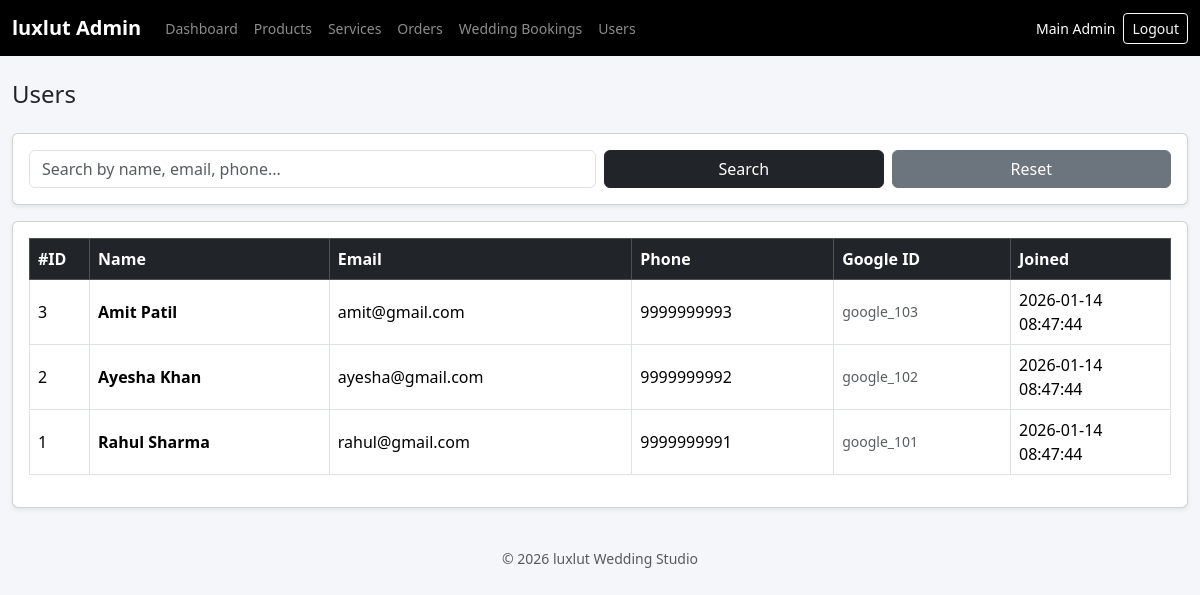
The page /admin/users/list.php (signed in) on the database its author committed.
### tables this page shows
CREATE TABLE `users` (
  `id` int(11) NOT NULL,
  `google_id` varchar(255) DEFAULT NULL,
  `name` varchar(100) DEFAULT NULL,
  `email` varchar(100) DEFAULT NULL,
  `phone` varchar(20) DEFAULT NULL,
  `created_at` timestamp NOT NULL DEFAULT current_timestamp()
);

### admin/users/list.php (the view, shortened to what this page needs)
<?php
require_once "../includes/header.php";
require_once "../../backend/config/database.php";
$search = trim($_GET['search'] ?? '');
$searchLike = "%" . $search . "%";
if ($search !== '') {
    $stmt = mysqli_prepare($conn, "
        SELECT * FROM users
        WHERE name LIKE ? OR email LIKE ? OR phone LIKE ?
        ORDER BY id DESC
    ");
    mysqli_stmt_bind_param($stmt, "sss", $searchLike, $searchLike, $searchLike);
    mysqli_stmt_execute($stmt);
    $result = mysqli_stmt_get_result($stmt);
} else {
    $result = mysqli_query($conn, "SELECT * FROM users ORDER BY id DESC");
}
?>
<h4 class="mb-4">Users</h4>
<div class="card shadow-sm mb-3">
    <div class="card-body">
        <form class="row g-2" method="GET">
            <div class="col-md-6 col-12">
                <input type="text" name="search" class="form-control"
                       placeholder="Search by name, email, phone..."
                       value="<?= htmlspecialchars($search) ?>">
            </div>
            <div class="col-md-3 col-6">
                <button class="btn btn-dark w-100" type="submit">Search</button>
            </div>
            <div class="col-md-3 col-6">
                <a class="btn btn-secondary w-100" href="list.php">Reset</a>
            </div>
        </form>
    </div>
</div>
<div class="card shadow-sm">
    <div class="card-body table-responsive">
        <table class="table table-bordered table-hover align-middle">
            <thead class="table-dark">
                <tr>
                    <th width="60">#ID</th>
                    <th>Name</th>
                    <th>Email</th>
                    <th>Phone</th>
                    <th>Google ID</th>
                    <th width="160">Joined</th>
                </tr>
            </thead>
            <tbody>
            <?php while ($u = mysqli_fetch_assoc($result)): ?>
                <tr>
                    <td><?= (int)$u['id'] ?></td>
                    <td><strong><?= htmlspecialchars($u['name'] ?? '-') ?></strong></td>
                    <td><?= htmlspecialchars($u['email'] ?? '-') ?></td>
                    <td><?= htmlspecialchars($u['phone'] ?? '-') ?></td>
                    <td class="text-muted small"><?= htmlspecialchars($u['google_id'] ?? '-') ?></td>
                    <td><?= htmlspecialchars($u['created_at'] ?? '-') ?></td>
                </tr>
            <?php endwhile; ?>
            </tbody>
        </table>
    </div>
</div>
<?php require_once "../includes/footer.php"; ?>

### admin/includes/header.php (style rules this page uses)
body { background-color: #f5f6fa; }

### rows shown on the page
users: id "3", name "Amit Patil", email "amit@gmail.com", phone "9999999993", google "google_103", created_at "2026-01-14 08:47:44"
users: id "2", name "Ayesha Khan", email "ayesha@gmail.com", phone "9999999992", google "google_102", created_at "2026-01-14 08:47:44"
users: id "1", name "Rahul Sharma", email "rahul@gmail.com", phone "9999999991", google "google_101", created_at "2026-01-14 08:47:44"

### other values the page prints
$_SESSION['admin_name'] "Main Admin"
